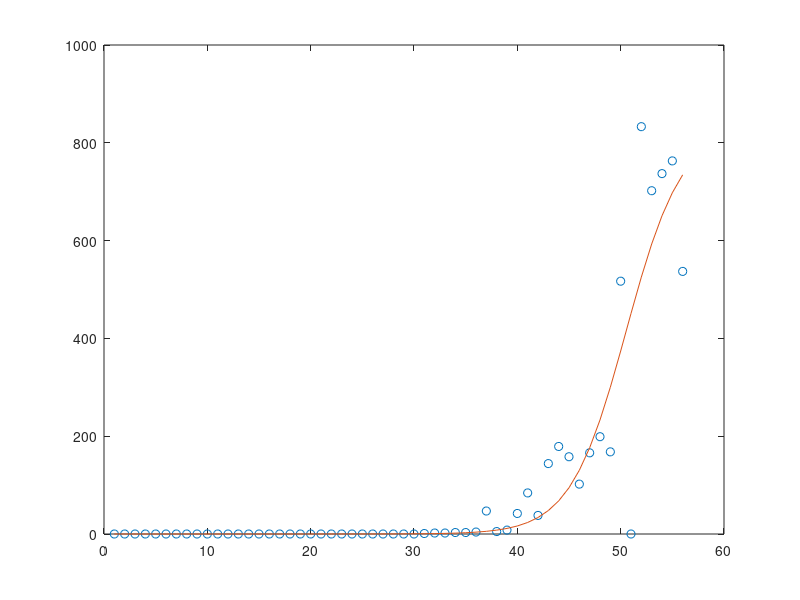

This chart was generated by the following MATLAB code:
pkg load optim
clear ;
%%close all;
clc;

recovered = dlmread("data/covid-19-data-it-recovered.csv", ',');
recovered_delta=[[1:size(recovered)]',[0; recovered(2:size(recovered),2) - recovered(1:size(recovered)-1,2)]];

deaths = dlmread("data/covid-19-data-it-deaths.csv", ',');
deaths_delta=[[1:size(deaths)]',[0; deaths(2:size(deaths),2) - deaths(1:size(deaths)-1,2)]];

start=1;
x_drdt=recovered_delta(start:size(recovered_delta,1),1);
%y_drdt=recovered_delta(start:size(recovered_delta,1),2);
y_drdt=recovered_delta(start:size(recovered_delta,1),2)+deaths_delta(start:size(recovered_delta,1),2);

%%DR = @(x,p) p(1) * x ;
%%DR = @(x,p) p(1) * exp(p(2) * x) ;
DR = @(x,p) p(1) ./ (1+exp(-p(2)*(x-p(3)))); init_DR=[0,0,0];
[f_drdt, p_drdt, cvg, iter]=leasqr(x_drdt,y_drdt,init_DR,DR);

plot(x_drdt,y_drdt,'o',x_drdt,DR(x_drdt,p_drdt));
disp(p_drdt);


